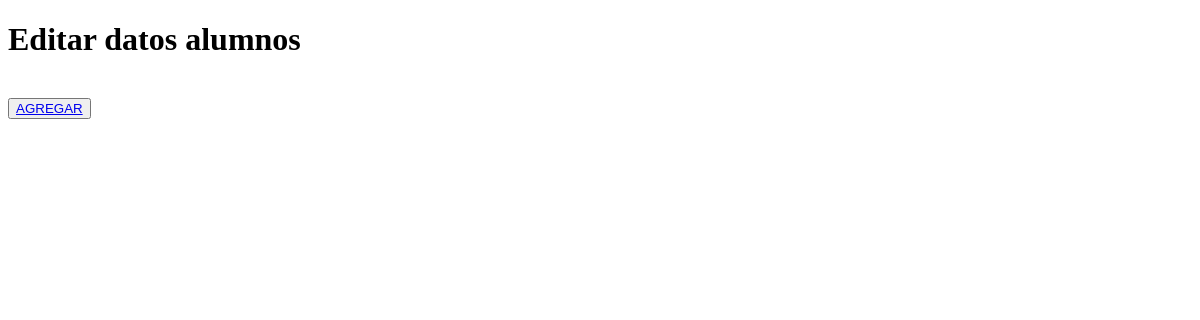
The page /pasteleria/crud on the database as committed earlier.
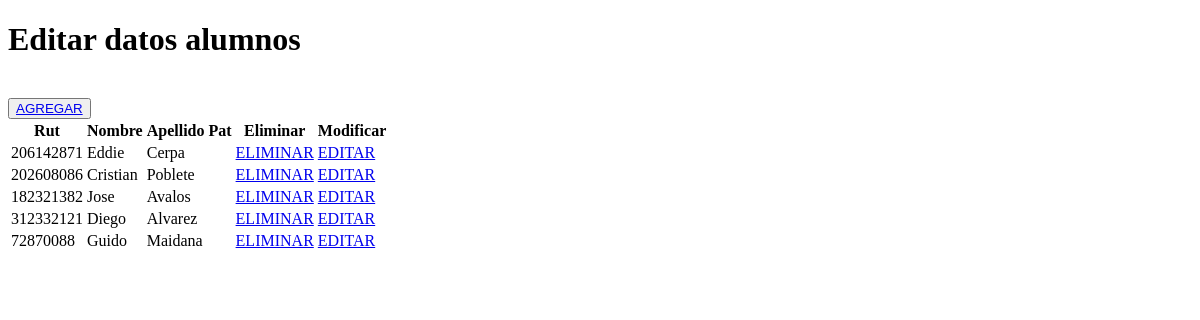
The same page on the database as committed later.
### pasteleria/models.py (models this page shows, shortened)
class Alumno(models.Model):
    rut              = models.CharField(primary_key=True, max_length=10)
    nombre           = models.CharField(max_length=20)
    apellido_paterno = models.CharField(max_length=20)
    apellido_materno = models.CharField(max_length=20)
    fecha_nacimiento = models.DateField(blank=False, null=False)
    id_genero        = models.ForeignKey('Genero',on_delete=models.CASCADE, db_column='idGenero')
    telefono         = models.CharField(max_length=45)
    email            = models.EmailField(unique=True, max_length=100, blank=True, null=True)
    direccion        = models.CharField(max_length=50, blank=True, null=True)
    activo           = models.IntegerField()

### pasteleria/views.py (the view)
# urls.py: path('crud', views.crud, name='crud'),
def crud(request):
    alumnos = Alumno.objects.all()
    context = {"alumnos": alumnos}
    return render(request, 'alumnos_list.html', context)

### pasteleria/templates/alumnos_list.html (shortened to what this page needs)
{% load static %}
<!DOCTYPE html>
<html lang="en">
<head>
</head>
<body>
    <h1>Editar datos alumnos</h1> <br>
    <button type="button">
        <a href="{% url 'alumnosAdd' %}"> AGREGAR</a>
    </button>
    <table>
        {% if alumnos %}
            <th>Rut</th>
            <th>Nombre</th>
            <th>Apellido Pat</th>
            <th>Eliminar</th>
            <th>Modificar</th>
            {% for x in alumnos %}
                <tr>
                    <td>{{ x.rut }}</td>
                    <td>{{ x.nombre }}</td>
                    <td>{{ x.apellido_paterno }}</td>
                    <td> <a href="{% url 'alumnos_del' pk=x.rut  %}" > ELIMINAR </a></td>
                    <td> <a href="{% url 'alumnos_findEdit' pk=x.rut  %}" >EDITAR</a>  </td>
                </tr>
            {% endfor %}
        {% endif %}
    </table>
</body>
</html>

Rows that differ between the two databases and show on the page:
added Alumno: rut "206142871", nombre "Eddie", apellido_paterno "Cerpa"
added Alumno: rut "202608086", nombre "Cristian", apellido_paterno "Poblete"
added Alumno: rut "182321382", nombre "Jose", apellido_paterno "Avalos"
added Alumno: rut "312332121", nombre "Diego", apellido_paterno "Alvarez"
added Alumno: rut "72870088", nombre "Guido", apellido_paterno "Maidana"
Other text that changed with them:
text now shown: "Rut Nombre Apellido Pat Eliminar Modificar"
